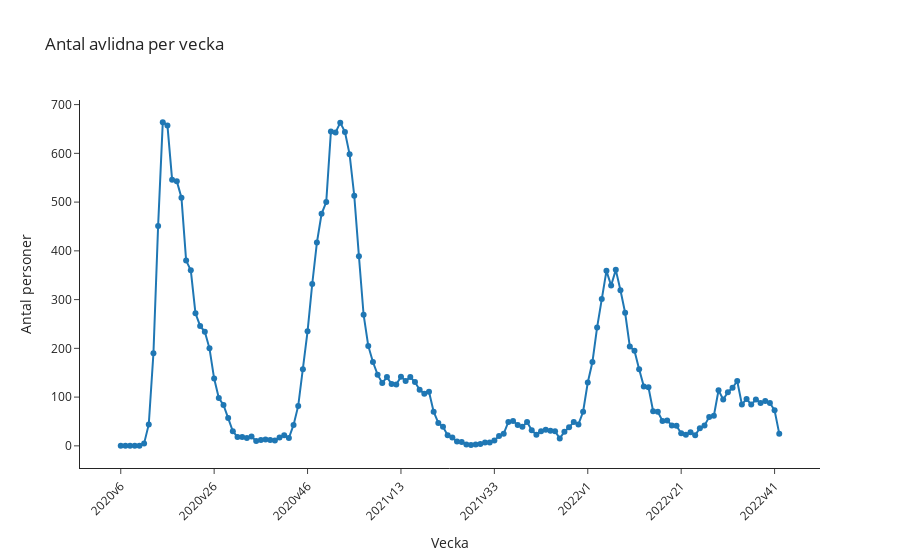

Write notebook code for a chart like this one.
### Code cell
# Plotly

fig = px.line(veckodata_riket, 
              x='Vecka', y='Antal_avlidna_vecka', 
              title='Antal avlidna per vecka',
              labels={
                  'Vecka': 'Vecka', 
                  'Antal_avlidna_vecka': 'Antal personer'
              },
              template="simple_white",
              markers=True
)

fig.update_layout(
    xaxis = dict(
        tickangle=-45,
        tickmode='linear',
        dtick=20
    ))

fig.write_html("Antal avlidna per vecka.html")

fig.show()

### Figure 1 — Plotly figure (JSON) as saved in the notebook; plotly's stock layout.template omitted (floating-point values rounded to 4 significant figures; data arrays with more than 128 entries replaced by an {"elided": "..."} marker saying what was removed)
{"data": [{"hovertemplate": "Vecka=%{x}<br>Antal personer=%{y}<extra></extra>", "legendgroup": "", "line": {"color": "#1F77B4", "dash": "solid"}, "marker": {"symbol": "circle"}, "mode": "markers+lines", "name": "", "orientation": "v", "showlegend": false, "type": "scatter", "x": {"elided": "142 str values"}, "xaxis": "x", "y": {"elided": "142 int values"}, "yaxis": "y"}], "layout": {"legend": {"tracegroupgap": 0}, "title": {"text": "Antal avlidna per vecka"}, "xaxis": {"anchor": "y", "domain": [0, 1], "dtick": 20, "tickangle": -45, "tickmode": "linear", "title": {"text": "Vecka"}}, "yaxis": {"anchor": "x", "domain": [0, 1], "title": {"text": "Antal personer"}}}}
